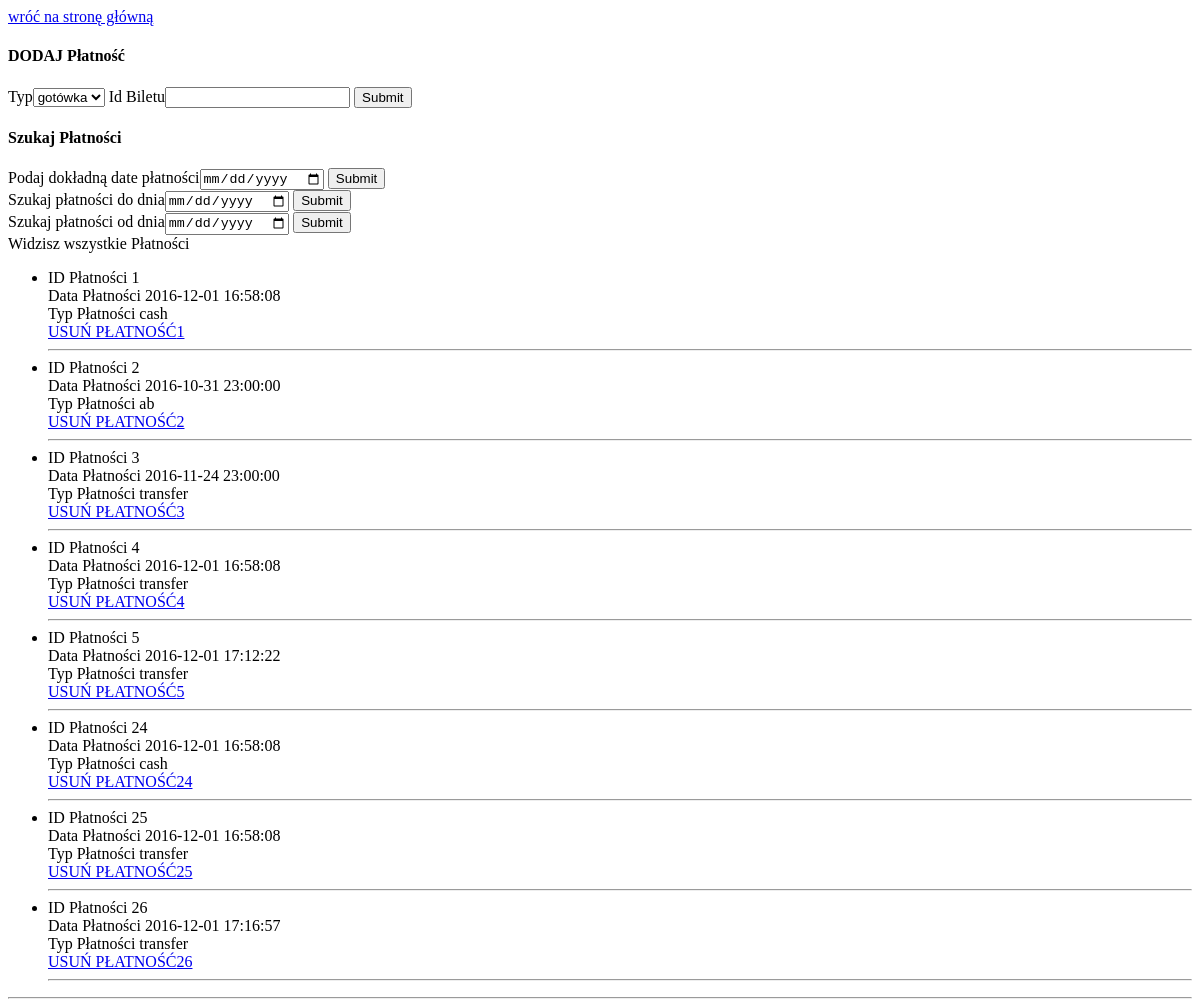
Before: /platnosc.php with the older database file.
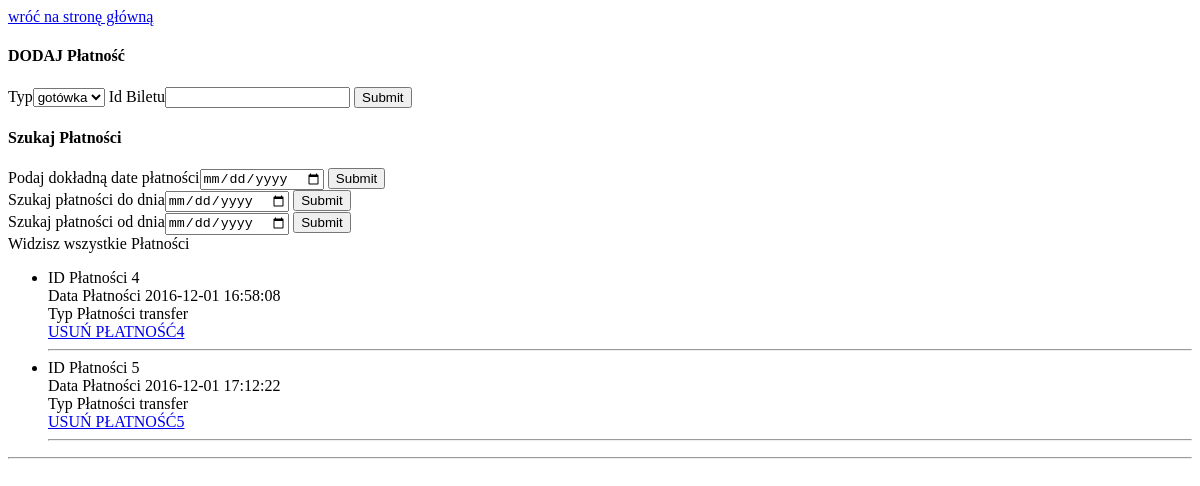
After: the same page with the newer database file.
### tables this page shows
CREATE TABLE `Payments` (
  `id` int(11) NOT NULL,
  `payment_type` varchar(50) NOT NULL,
  `ticket_id` int(11) DEFAULT NULL,
  `payment_date` timestamp NOT NULL DEFAULT CURRENT_TIMESTAMP
);

### src/print.php (the view, shortened to what this page needs)
<?php
    function printPayment($result) {
        echo"<ul>";
        while ($row = $result->fetch_assoc()) {
            print "<li>";
            echo "ID Płatności " . $row['id'] . "<BR>";
            echo "Data Płatności " . $row['payment_date'] . "<BR>";
            echo "Typ Płatności " . $row['payment_type'] . "<BR>";
            echo '<a href="platnosc.php?delete=Płatność&id='
            . $row['id'] . '">USUŃ PŁATNOŚĆ' . $row['id'] . '</a>' . "<BR>";
            echo"</li><hr>";
        }
        echo"</ul><hr>";
    }

Changed rows visible on the page:
removed payments: id "1", payment_date "2016-12-01 16:58:08", payment_type "cash"
removed payments: id "2", payment_date "2016-10-31 23:00:00", payment_type "ab"
removed payments: id "3", payment_date "2016-11-24 23:00:00", payment_type "transfer"
removed payments: id "24", payment_date "2016-12-01 16:58:08", payment_type "cash"
removed payments: id "25", payment_date "2016-12-01 16:58:08", payment_type "transfer"
removed payments: id "26", payment_date "2016-12-01 17:16:57", payment_type "transfer"
